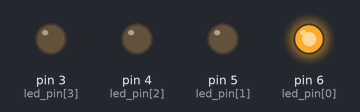
This sketch was run on a simulated Arduino Uno, built with avr-gcc and run on an emulated ATmega328P. Parts: output pins drawn as LEDs (lit = HIGH).

Above: at 0.5 s.
At 1.5 s:
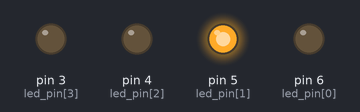
At 2.5 s:
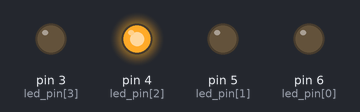
At 3.5 s:
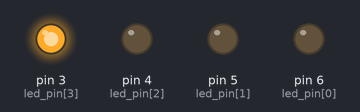
Timing chart, 0 to 5.2 s (numbered marks = the images above):
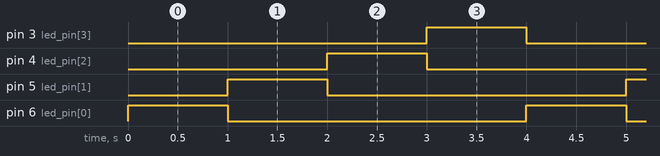

The sketch:

led02-3.ino
```cpp
//4개의 순차점멸 (LED pull up 연결)
//1초간격으로 불이 켜지는 과정을
//배열을 통해 반복코드를 간소화해줌

const int led_pin [4] = {6,5,4,3} ; //LED 연결 핀 번호
// {6,5,4,3} ,  {3,4,5,6} 할때 처리 방향이 다르다
const int led_out [4][4] = {
  {1, 0, 0, 0}, //led1만 on
  {0, 1, 0, 0}, //led2만 on
  {0, 0, 1, 0},  //led3만 on
  {0, 0, 0, 1}    //led4만 on
};
// 이차원 배열로 [step][각 step별 led의 값]

int out_no = 0; //현재 step : 출력값 출력 순서 번호 (0~3)


void setup() {
 for(int n=0; n < 4 ; n++ ){ //led4개에 대해 범위설정
  pinMode(led_pin[n], OUTPUT); //led_pin[n]번 핀모드 출력 설정
 }
}

void loop() {

  for(int n=0; n<4; n++){
   digitalWrite(led_pin[n], led_out[out_no][n]);
  }

//여기를 개선 -> if문 안쓰고 똑같은 값을 가지도록 1줄로 바꾸기. (힌트: 나머지 연산자)
 //(out_no == 4)?  out_no =0 : out_no++;삼항연산자로 접근했었음. 지식인묻기
 out_no = (out_no +1) % 4;
  delay(1000);
}

//소프트웨어는 잘 짰는데 하드웨서에서 자주 하는 실수 -> 전선 연결 확인 특히 전원선 점검
```

Measured:
- by itself, pin 3 (led_pin[3]), pin 4 (led_pin[2]), pin 5 (led_pin[1]), pin 6 (led_pin[0]): alternates HIGH for 1.0 s and LOW for 3.0 s
- by itself, everything shown: repeats every 4.0 s, in 4 steps
